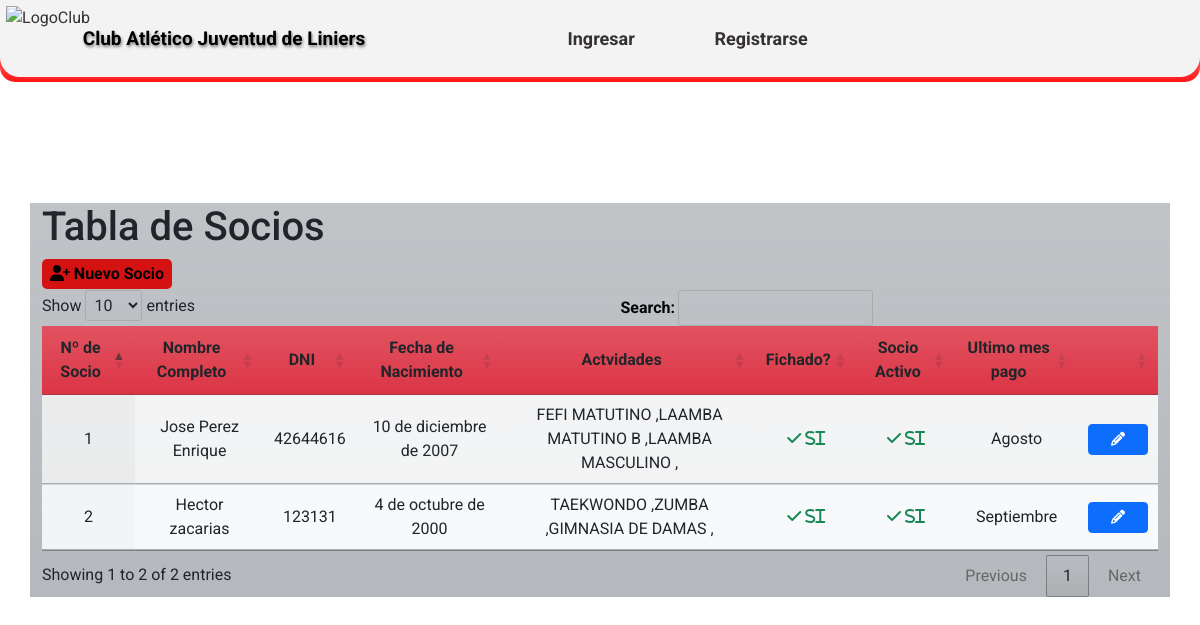
The app's page /socios/ with its own data.
### CAJL/aplications/partners/models.py (models this page shows, shortened)
class partners (models.Model):
    nombre_completo = models.CharField ('Nombre completo',max_length=50)
    dni = models.IntegerField('Dni')
    fecha_nacimiento = models.DateField('Fecha de nacimiento')
    direccion = models.CharField('Dirección', max_length=50)
    DISTRICT_CHOICES = location.LOC_CHOICES
    distrito = models.CharField('Distrito',max_length=2, choices=DISTRICT_CHOICES)
    localidad = models.ForeignKey(location, on_delete=models.CASCADE)
    telefono1 = models.CharField('Telefono 1',max_length=15,blank=True)
    telefono2 = models.CharField('Telefono 2',max_length=15,blank=True)
    actividades = models.ManyToManyField(activities)
    correo = models.EmailField('Email',max_length=40,blank=True)
    descripcion = models.CharField('Descripción',max_length=50, blank=True)
    apto_fisico = models.BooleanField('Apto físico',default=False)
    fecha_vencimiento_apto_fisico = models.DateField ('Fecha de emisión del apto físico',blank=True)
    fecha_vencimiento_fichaje = models.DateField ('Fecha de emisión del fichaje',blank=True)
    compite = models.BooleanField('Fichado',default=False)
    socio_activo = models.BooleanField('Socio activo',default=False)
    @property
    def ultimo_pago(self):
        ultimos_pagos = self.payments_set.filter(estado__in=['0', '1']).order_by('-fecha_comprobante')
        if ultimos_pagos.exists():
            return ultimos_pagos[0].get_mes_display()
        else:
            return None
    user = models.ForeignKey(User, on_delete=models.CASCADE)
    class Meta:
        verbose_name = 'Socio'
        verbose_name_plural = 'Socios del club'
        ordering = ['nombre_completo']

### CAJL/aplications/activities/models.py (models this page shows, shortened)
class activities (models.Model):
    ACTIV_CHOICES =(
        ('0', 'Mensual'),
        ('1', 'Porcentaje'),
        ('2', 'Alquiler'),
    )
    nombre_actividad = models.CharField ('Nombre de la actividad',max_length=30)
    tipo_actividad = models.CharField('Tipo de la actividad',max_length=2, choices=ACTIV_CHOICES, default='0')
    descripcion = models.CharField('Descripción', max_length=50, blank=True)
    user = models.ForeignKey(User, on_delete=models.CASCADE)
    class Meta:
        verbose_name = 'Actividad'
        verbose_name_plural = 'Actividades del club'
        ordering = ['id']

### CAJL/aplications/partners/views.py (the view)
# urls.py: path('socios/', views.datatable_view, name='socios'),
def datatable_view(request):
    partners_data = partners.objects.select_related('localidad')
    data = []
    for partner in partners_data:
        data.append({
            'id': partner.id,
            'nombre_completo': partner.nombre_completo,
            'dni': partner.dni,
            'fecha_nacimiento': partner.fecha_nacimiento,
            'actividades': partner.actividades,
            'compite': partner.compite,
            'socio_activo': partner.socio_activo,
            'ultimo_pago': partner.ultimo_pago,
        })
    return render(request, 'partners/partners_list.html', {'data': data})

### templates/partners/partners_list.html (shortened to what this page needs)
{% extends 'loginregister/base.html' %}
{% block content %}
<!DOCTYPE html>
<html lang="es">
    {% load static %}
<head>
<link rel="stylesheet" type="text/css" href={% static 'css/Estilos_DT.css' %} media="screen">
<link rel="stylesheet" href="https://cdnjs.cloudflare.com/ajax/libs/font-awesome/6.2.0/css/all.min.css">
<link rel="stylesheet" type="text/css" href="https://cdn.datatables.net/1.10.25/css/jquery.dataTables.min.css">
</head>
<body>
<section class="Contenedor">
    <div class="container h-60 my-4">
        <div class="row">
         <div class="col-xl-12 bg-secondary bg-gradient bg-opacity-50">
            <h1>Tabla de Socios</h1>
                <table id="tabla-socios-localidades" class="display table table-striped">
                        <button id="btn_Socios"><i class="fa-solid fa-user-plus"></i> Nuevo Socio</button>
                        <thead>
                            <tr class="bg-danger bg-gradient">
                                <th class="centered bg-danger bg-gradient">Nº de Socio</th>
                                <th class="centered bg-danger bg-gradient">Nombre Completo</th>
                                <th class="centered bg-danger bg-gradient">DNI</th>
                                <th class="centered bg-danger bg-gradient">Fecha de Nacimiento</th>
                                <th class="centered bg-danger bg-gradient">Actvidades</th>
                                <th class="centered bg-danger bg-gradient">Fichado?</th>
                                <th class="centered bg-danger bg-gradient">Socio Activo</th>
                                <th class="centered bg-danger bg-gradient">Ultimo mes pago</th>
                                <th class="centered bg-danger bg-gradient"></th>
                            </tr>
                        </thead>
                        <tbody  class="bg-light bg-gradient">
                                {% for item in data %}
                            <tr>
                                <td class="centered">{{ item.id }}</td>
                                <td class="centered">{{ item.nombre_completo }}</td>
                                <td class="centered">{{ item.dni }}</td>
                                <td class="centered">{{ item.fecha_nacimiento }}</td>
                                <td class="centered">{% for actividad in item.actividades.all %}{{ actividad.nombre_actividad }} ,{% endfor %}
                                </td>
                                <td class="centered">
                                    {% if item.compite %}
                                    <i class="fas fa-check text-success"> si</i>
                                    {% else %}
                                    <i class="fas fa-times text-danger"> no</i>
                                    {% endif %}
                                </td>
                                <td class="centered">
                                    {% if item.socio_activo %}
                                    <i class="fas fa-check text-success"> si</i>
                                    {% else %}
                                    <i class="fas fa-times text-danger"> no</i>
                                    {% endif %}
                                </td>
                                <td class="centered">
                                    {% if item.ultimo_pago %}
                                        {{ item.ultimo_pago }}
                                    {% else %}
                                        No hay información de pago
                                    {% endif %}
                                </td>
                                <td class="centered">
                                    <a href={% url 'detalles' item.id %} class="btn btn-sm btn-primary btn-custom-width">
                                    <i class="fas fa-pencil-alt"></i>
                                    </a>
                                </td>
                            </tr>
                                    {% endfor %}
                        </tbody>
            </table>
         </div>
        </div>
    </div>
</section>
</body>
</html>
{% endblock %}

### static/css/EstilosHome1.css (style rules this page uses)
* { margin: 0; padding: 0; box-sizing: border-box; font-family: 'Roboto', sans-serif; }
body { background-color: #d1d6c1; margin: 0; padding: 0; background-image: url('https://github.com/MarcoNu97/Proyectos-Django/blob/main/Club-Atletico-Juventud-De-Liniers/static/images/Interior%20del%20Club.jpg?raw=true'); background-size: cover; background-position: center; background-attachment: fixed; background-repeat: no-repeat; }

### static/css/Estilos_DT.css (style rules this page uses)
.Contenedor { height: 100vh; width: 100vw; display: flex; justify-content: center; align-items: center; overflow: hidden; }
.centered { text-align: center !important; vertical-align: middle !important; }
#btn_Socios { width: 130px; height: 30px; margin-bottom: 1px; font-weight: bold; background-color: #d41212; border: 0; padding: 1px; border-radius: 5px 5px 5px 5px; }
.btn-custom-width { width: 60px; }

### records on screen
partners: nombre_completo "Hector zacarias", fecha_nacimiento "4 de octubre de 2000"
activities: nombre_actividad "TAEKWONDO"
activities: nombre_actividad "ZUMBA"
activities: nombre_actividad "GIMNASIA DE DAMAS"
partners: nombre_completo "Jose Perez Enrique", fecha_nacimiento "10 de diciembre de 2007"
activities: nombre_actividad "FEFI MATUTINO"
activities: nombre_actividad "LAAMBA MATUTINO B"
activities: nombre_actividad "LAAMBA MASCULINO"

### other values on screen
{{ item.id }} "2" "1"
{{ item.dni }} "123131" "42644616"
{{ item.ultimo_pago }} "Septiembre" "Agosto"
